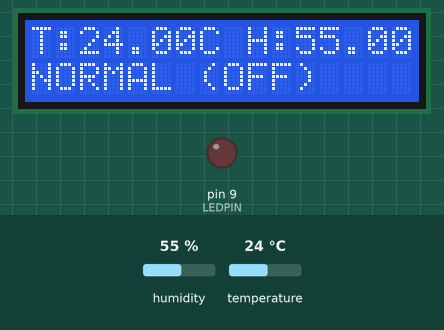
Recording of a sketch running on a simulated Arduino Uno, built with avr-gcc and run on an emulated ATmega328P. Parts: 16×2 character LCD, output pins drawn as LEDs (lit = HIGH). The test bench sets the inputs (shaded band); at power-on: temperature 24 °C, humidity 55 %.

Above: at 1.2 s.
1.3 s: temperature set to 29.5 °C
At 2.5 s:
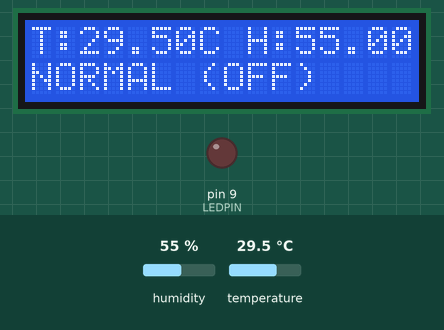
4.0 s: temperature set to 30.7 °C
At 5.5 s:
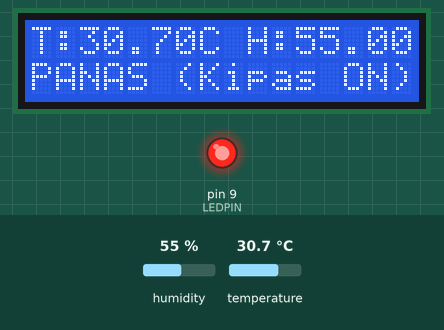
6.7 s: humidity set to 22 %
At 9.2 s:
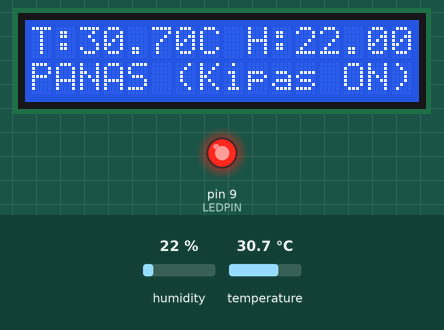
9.7 s: humidity set to 40 %
At 11.0 s:
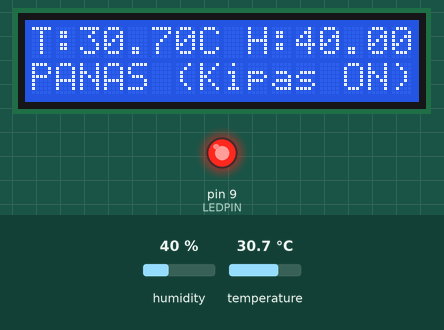
Timing chart, 0 to 12.7 s (numbered marks = the images above; inputs shaded):
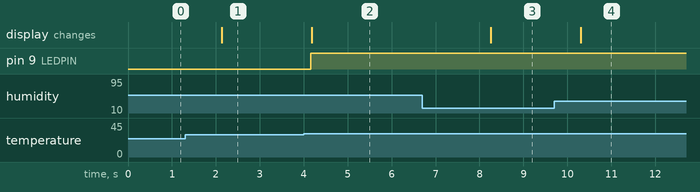

The sketch:

sketch.ino
```cpp
#include <Wire.h>
#include <LiquidCrystal_I2C.h>
#include "DHT.h"

#define DHTPIN 2
#define DHTTYPE DHT22
#define LEDPIN 9

LiquidCrystal_I2C lcd(0x27, 16, 2);
DHT dht(DHTPIN, DHTTYPE);

void setup() {
  lcd.init();
  lcd.backlight();
  dht.begin();
  pinMode(LEDPIN, OUTPUT);
}

void loop() {
  float suhu = dht.readTemperature();
  float kelembaban = dht.readHumidity();

  lcd.clear();

  // cek error
  if (isnan(suhu) || isnan(kelembaban)) {
    lcd.setCursor(0,0);
    lcd.print("Sensor Error");
    return;
  }

  // tampilkan suhu
  lcd.setCursor(0,0);
  lcd.print("T:");
  lcd.print(suhu);
  lcd.print("C ");

  // tampilkan kelembaban
  lcd.print("H:");
  lcd.print(kelembaban);
  lcd.print("%");

  // logika LED (kipas)
  if (suhu > 30) {
    digitalWrite(LEDPIN, HIGH);
    lcd.setCursor(0,1);
    lcd.print("PANAS (Kipas ON)");
  } else {
    digitalWrite(LEDPIN, LOW);
    lcd.setCursor(0,1);
    lcd.print("NORMAL (OFF)");
  }

  delay(2000);
}
```

Measured:
- the behaviour switches between 30 and 30.1 °C on temperature (found by bisection; images 1 and 2)
- after the input at 1.3 s, the display: changes after 0.84 s (image 1)
- after the input at 4.0 s, pin 9 (LEDPIN): LOW → HIGH after 0.16 s; the display: changes after 0.18 s (image 2)
- after the input at 6.7 s, the display: changes after 1.6 s (image 3)
- after the input at 9.7 s, the display: changes after 0.60 s (image 4)
